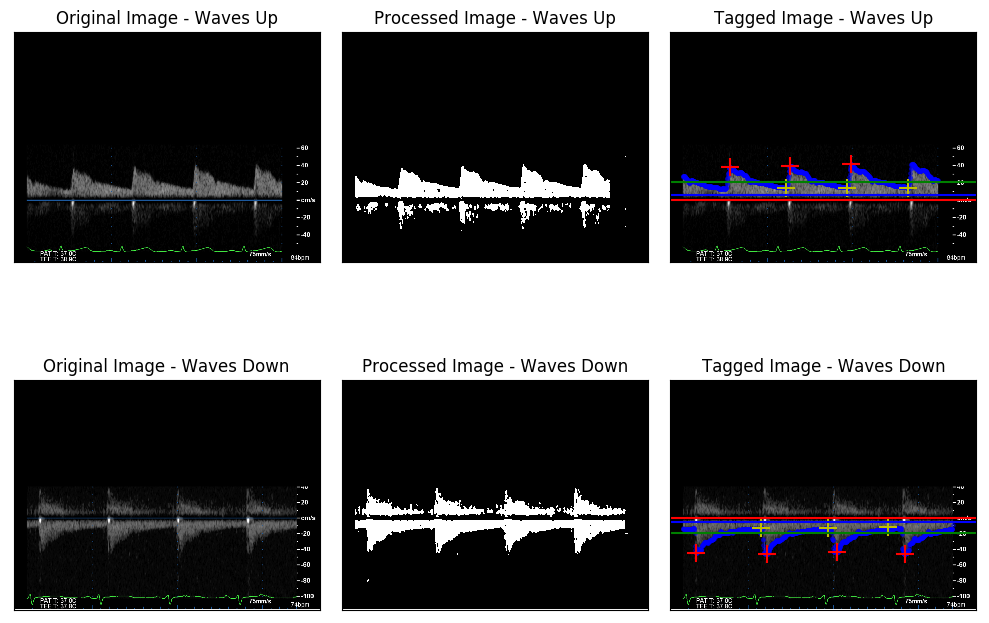

Write Python code to recreate this figure.
"""

=======================================================
Automatic RRI Image Tagging
=======================================================

This simple example demonstrates the basic processing 
of a static image of a renal arterial Doppler waveform. 
The image is first pre-processed using a gaussian
filter and Otsu thresholding, and then subjected to 
contour analysis. Contours are filtered based on pre-
defined criteria to ensure optimal peak/trough 
selection. Finally, contours and peaks/troughs are
plotted overlaying the original grayscale image.

To effectively display the functionality of a key 
component of the contour analysis (assessment of 
waveform location), we have included two images:
one with waveforms above the baseline, and one 
with waveforms below the baseline. In both cases 
the algorithm correctly identifies the location 
and properly filters the contours to allow for 
peak/trough identification.

"""

# Import: (1) RRITagger Class and (2) plt from matplotlib
from image_tagging.RRITagger import RRITagger
from matplotlib import pyplot as plt

# Define tagger as class RRITagger()
tagger = RRITagger()

# Call tag_image method on two images (one with waves above baseline and one
# with waves below baseline)
taggedImage_up = tagger.tag_image(name="images/01_original.jpg",
                                  lookahead=20, delta=50)
taggedImage_down = tagger.tag_image(name="images/05_original.jpg",
                                    lookahead=20, delta=50)

# Generate figure with 2x3 row/column structure showing (1) original grayscale
# images; (2) pre-processed images and (3) final tagged imges
fig = plt.figure(figsize=(10,8))

plt.subplot(231)
plt.imshow(taggedImage_up.image, cmap="gray")
plt.title('Original Image - Waves Up')
plt.xticks([]), plt.yticks([])

plt.subplot(232)
plt.imshow(taggedImage_up.processed_image, cmap="gray")
plt.title('Processed Image - Waves Up')
plt.xticks([]), plt.yticks([])

plt.subplot(233)
plt.title('Tagged Image - Waves Up')
taggedImage_up.plot()

plt.subplot(234)
plt.imshow(taggedImage_down.image, cmap="gray")
plt.title('Original Image - Waves Down')
plt.xticks([]), plt.yticks([])

plt.subplot(235)
plt.imshow(taggedImage_down.processed_image, cmap="gray")
plt.title('Processed Image - Waves Down')
plt.xticks([]), plt.yticks([])

plt.subplot(236)
plt.title('Tagged Image - Waves Down')
taggedImage_down.plot()

plt.subplots_adjust(left=0.01, bottom=0.05, right=0.99, top=0.95, wspace=0, hspace=0)
plt.tight_layout()
plt.savefig('plot_tags.png', bbox_inches='tight')
